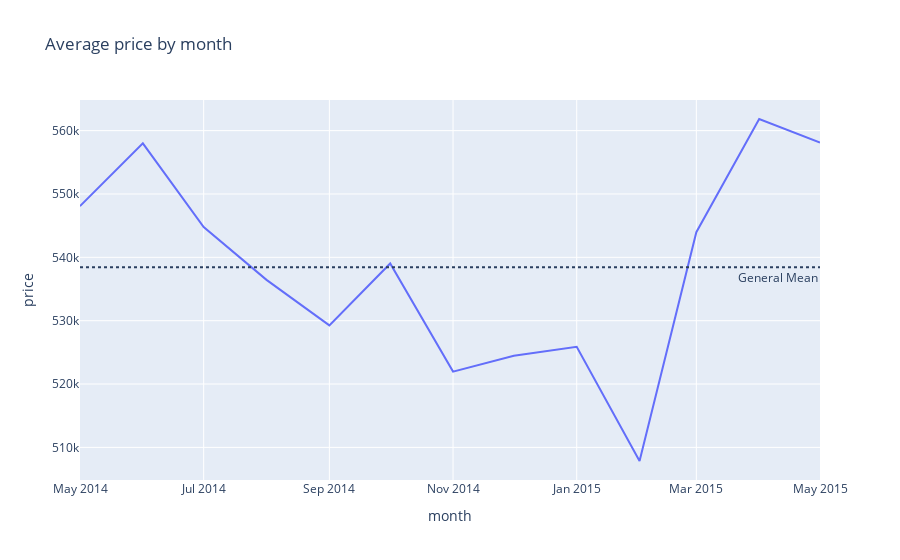

The cell this chart's notebook holds for it:
### Code cell
_ = data[['month', 'price']].groupby('month').mean()
fig = px.line(_, _.index, 'price', title='Average price by month')
fig.add_hline(y=_.mean()[0], annotation_text='General Mean', line_dash='dot', annotation_position='bottom right')
fig.show()

### Figure 1 — Plotly figure (JSON) as saved in the notebook; plotly's stock layout.template omitted (floating-point values rounded to 4 significant figures)
{"data": [{"hovertemplate": "month=%{x}<br>price=%{y}<extra></extra>", "legendgroup": "", "line": {"color": "#636efa", "dash": "solid"}, "mode": "lines", "name": "", "orientation": "v", "showlegend": false, "type": "scatter", "x": ["2014-05-01T00:00:00", "2014-06-01T00:00:00", "2014-07-01T00:00:00", "2014-08-01T00:00:00", "2014-09-01T00:00:00", "2014-10-01T00:00:00", "2014-11-01T00:00:00", "2014-12-01T00:00:00", "2015-01-01T00:00:00", "2015-02-01T00:00:00", "2015-03-01T00:00:00", "2015-04-01T00:00:00", "2015-05-01T00:00:00"], "xaxis": "x", "y": [548100.0, 558000.0, 544800.0, 536400.0, 529300.0, 539000.0, 522000.0, 524500.0, 525900.0, 507900.0, 544000.0, 561800.0, 558100.0], "yaxis": "y"}], "layout": {"annotations": [{"showarrow": false, "text": "General Mean", "x": 1, "xanchor": "right", "xref": "x domain", "y": 538400.0, "yanchor": "top", "yref": "y"}], "legend": {"tracegroupgap": 0}, "shapes": [{"line": {"dash": "dot"}, "type": "line", "x0": 0, "x1": 1, "xref": "x domain", "y0": 538400.0, "y1": 538400.0, "yref": "y"}], "title": {"text": "Average price by month"}, "xaxis": {"anchor": "y", "domain": [0, 1], "title": {"text": "month"}}, "yaxis": {"anchor": "x", "domain": [0, 1], "title": {"text": "price"}}}}
